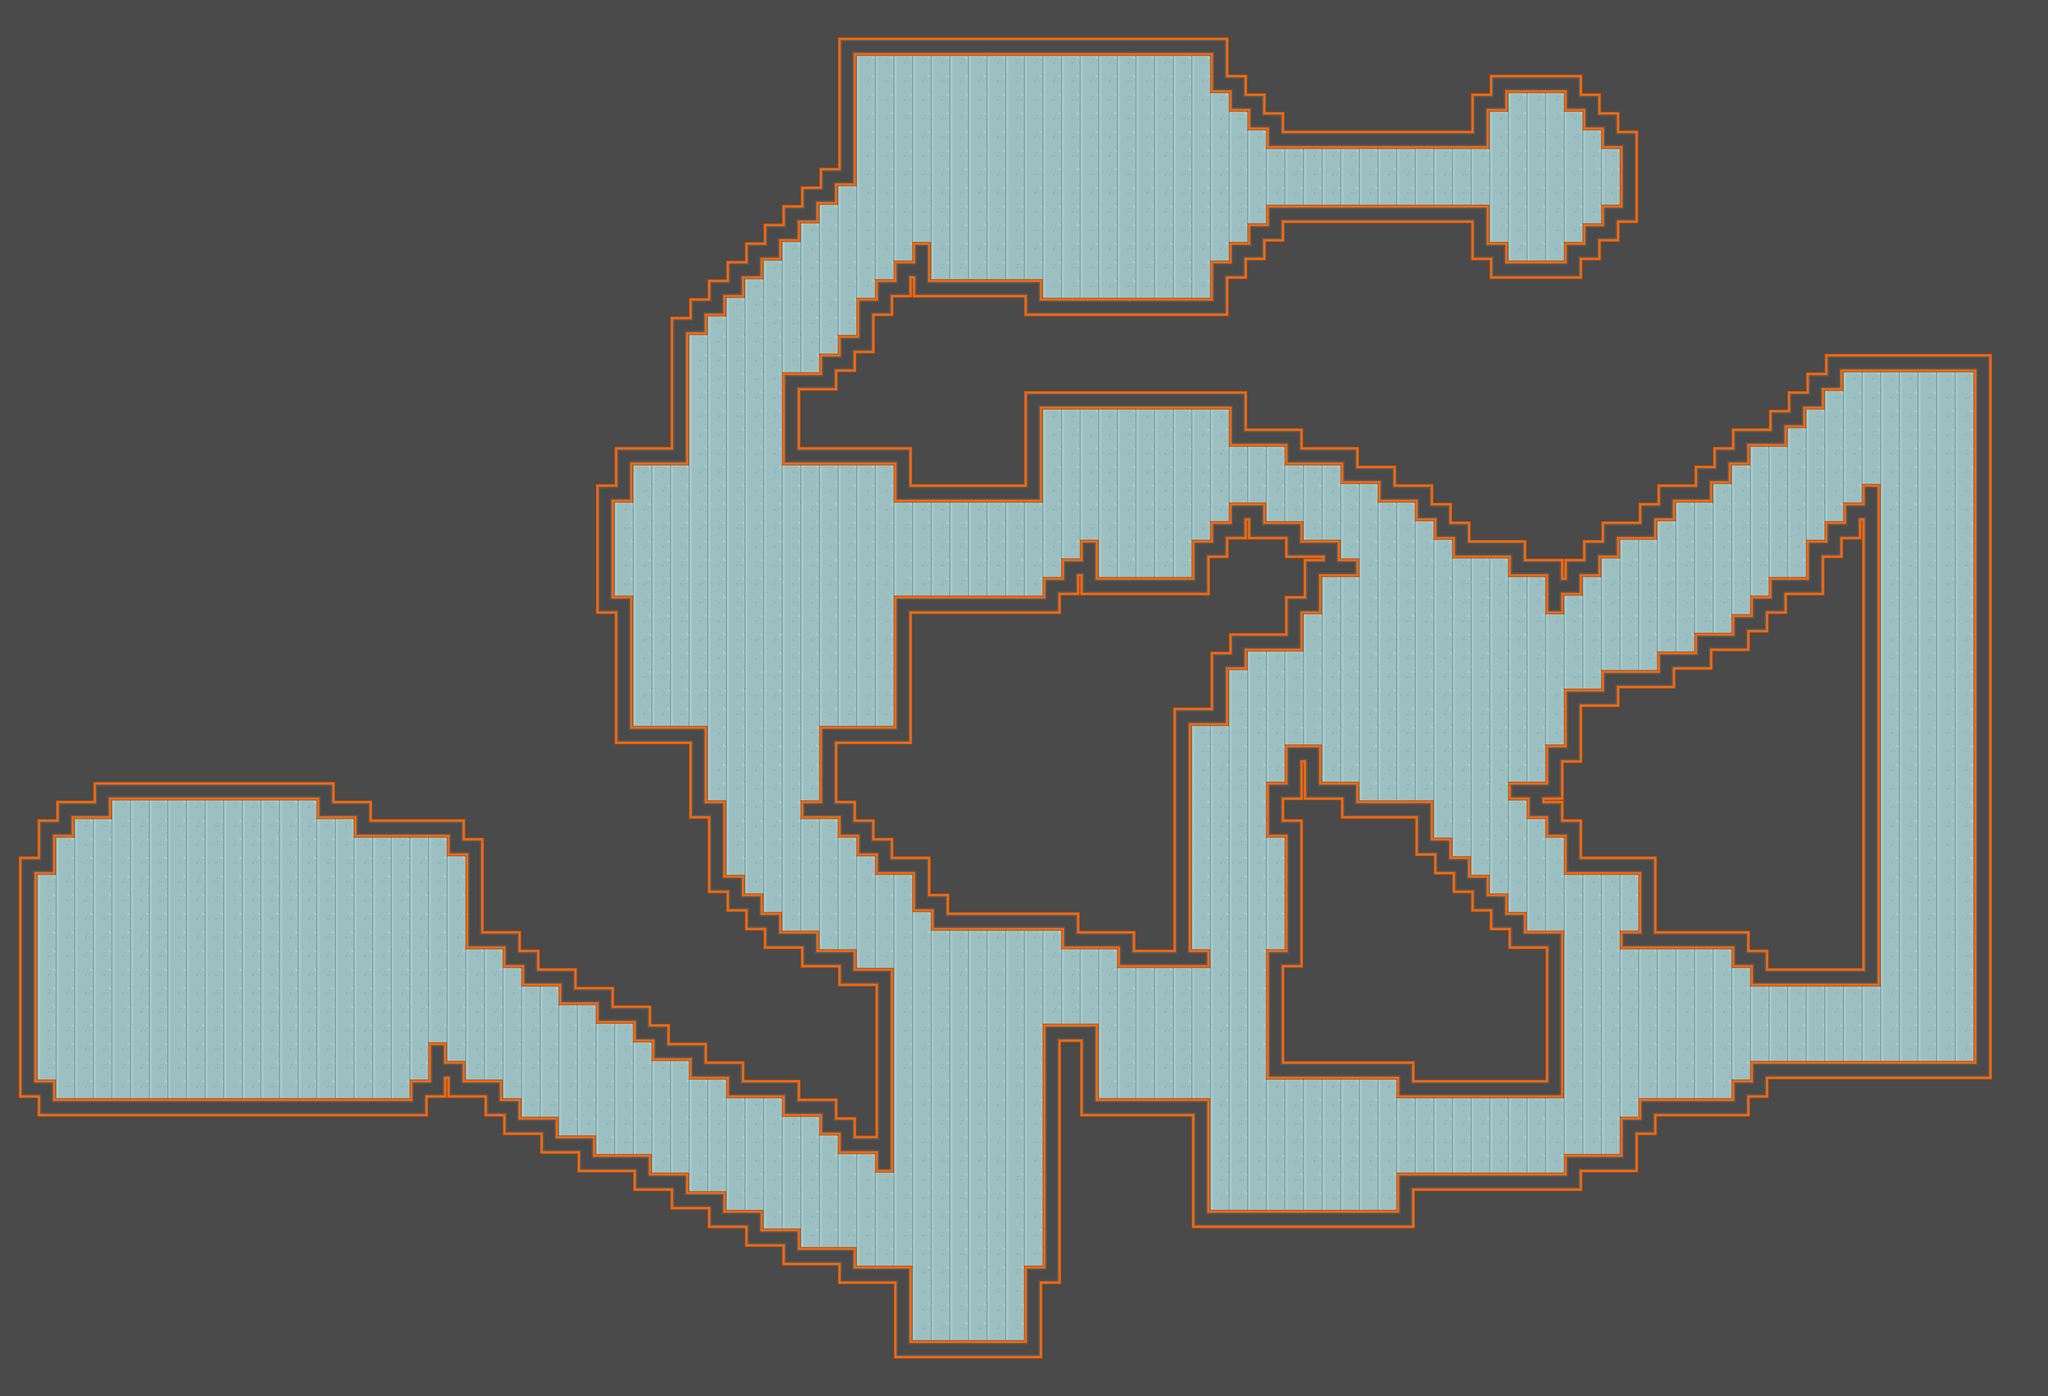

A 2D game scene composited from a Tiled map and its tileset images. What follows is a short description and the map's XML, with each tile layer's data collapsed to a summary:
An orthogonal 110x75 tile map with 64x64 px tiles, 3 tile layers (Background, Floor, Walls/Objects).

<map version="1.2" tiledversion="1.2.3" orientation="orthogonal" renderorder="right-down" width="110" height="75" tilewidth="64" tileheight="64" infinite="0" nextlayerid="10" nextobjectid="1">
 <tileset firstgid="1" source="tilesheet_complete64.tsx" />
 <layer id="7" name="Background" width="110" height="75">
  <data>[8250 cells, 8250 non-empty, 1 distinct tile ids]</data>
 </layer>
 <layer id="8" name="Floor" width="110" height="75">
  <data>[8250 cells, 3246 non-empty, 15 distinct tile ids]</data>
 </layer>
 <layer id="9" name="Walls/Objects" width="110" height="75">
  <data>[8250 cells, 0 non-empty, 0 distinct tile ids]</data>
 </layer>
</map>
